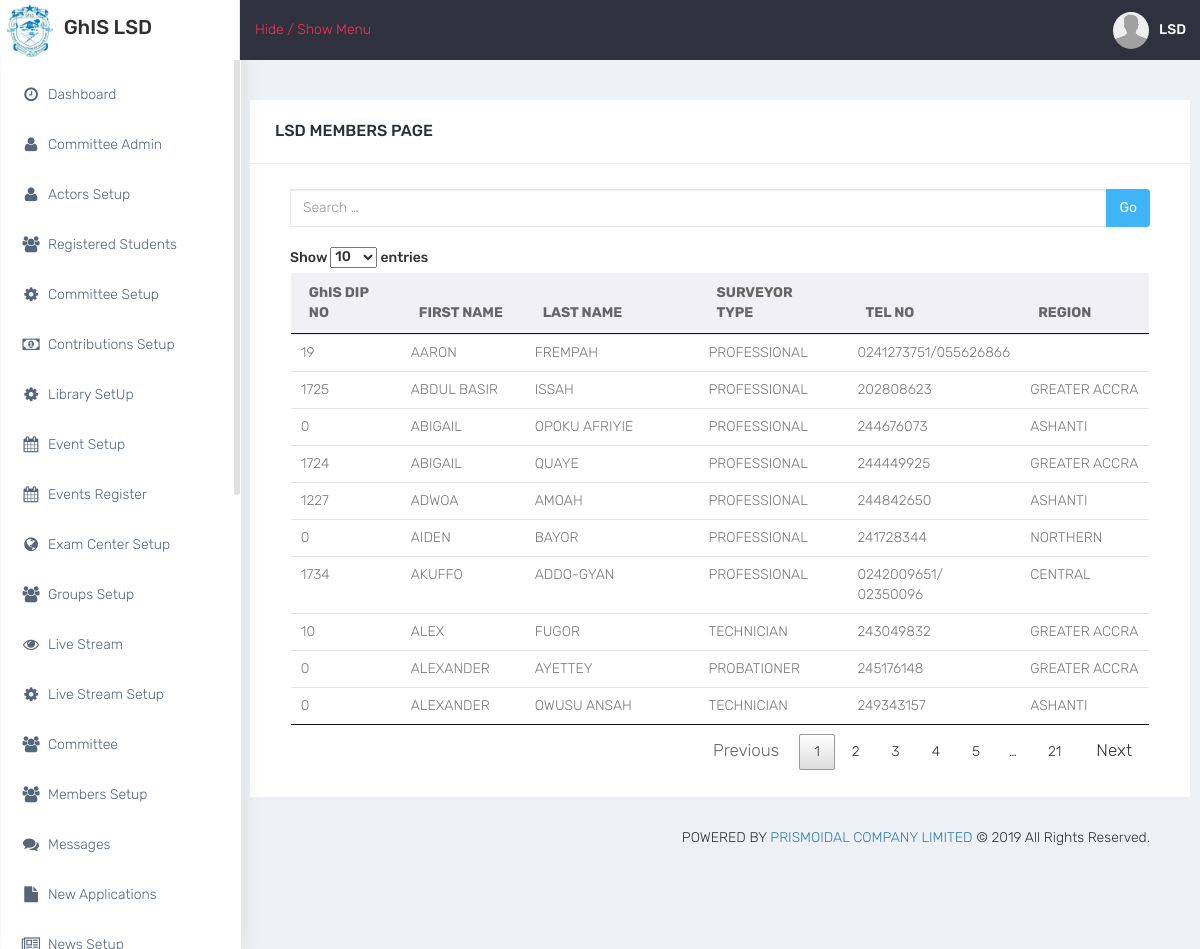
The page /pages/members_list.php (signed in) on the database its author committed.
### tables this page shows
CREATE TABLE `members` (
  `members_id` int(11) NOT NULL,
  `first_name` varchar(100) NOT NULL,
  `last_name` varchar(100) NOT NULL,
  `other_name` varchar(100) NOT NULL,
  `dob` varchar(20) NOT NULL,
  `personal_contact` varchar(20) NOT NULL,
  `emergency_contact` varchar(20) NOT NULL,
  `house_number` varchar(50) NOT NULL,
  `house_location` varchar(255) NOT NULL,
  `postal_address` varchar(255) NOT NULL,
  `professional_number` varchar(20) NOT NULL,
  `year_elected` int(11) NOT NULL,
  `surveyor_type` varchar(50) NOT NULL,
  `designation` varchar(255) NOT NULL,
  `company_name` varchar(255) NOT NULL,
  `company_type` varchar(255) NOT NULL,
  `company_contact` varchar(255) NOT NULL,
  `corporate_email` varchar(100) NOT NULL,
  `region` varchar(50) NOT NULL,
  `office_location` varchar(255) NOT NULL,
  `company_address` varchar(255) NOT NULL,
  `current_balance` varchar(100) NOT NULL,
  `committes` text NOT NULL,
  `date_done` timestamp NOT NULL DEFAULT current_timestamp(),
  `division` varchar(20) NOT NULL,
  `user_id` varchar(11) NOT NULL
);

### pages/Classes/db/db.php (called while the page is built)
<?php
	class DbConnect{
		private $host = "localhost";
		private $dbname = "ghislsd_db";
		private $user = "root";
		private $password = "";
		public function connect(){
			try {
					$conn = new PDO("mysql:host=".$this->host."; dbname=".$this->dbname,$this->user,$this->password);
					$conn->setAttribute(PDO::ATTR_ERRMODE,PDO::ERRMODE_EXCEPTION);
					return $conn;
			} catch (PDOException $e) {
				echo "Database Error:".$e->getMessage();
			}
		}
	}
 ?>

### pages/Classes/Members.php (called while the page is built, shortened)
<?php
	class Members{
		private $table = "members";
		public function __construct(){
			require_once("db/db.php");
			$db = new DbConnect();
			$this->dbConn = $db->connect();
		}
			function get_members(){
				$sql="SELECT * FROM $this->table WHERE division=:division ORDER BY first_name ASC";
				$stmt = $this->dbConn->prepare($sql);
				$stmt->bindParam(":division",$_SESSION['division']);
				if ($stmt->execute()) {
					$results= $stmt->fetchAll(PDO::FETCH_ASSOC);
					return $results;
				}
				else{
					die();
					}
				}
}
 ?>

### pages/members_list.php (the view, shortened to what this page needs)
<?php include("header.php");
      require_once("Classes/Members.php");
?>
<br>
<div class="row">
    <div class="panel panel-default">
        <div class="panel-heading">
             <div class="panel-title pull-left">LSD MEMBERS PAGE </div>
             <div class="clearfix"></div>
        </div>
        <div class="panel-body">
            <div class="col-md-12">
                <div class="input-group">
                  <input type="text" name="search" class="form-control" placeholder="Search &hellip;" id="searchInput" autocomplete="off">
                  <span class="input-group-btn"><button type="button" class="btn btn-info">Go</button></span>
                </div>
            </div>
            <div class="col-md-12">
                <div class="table-responsive"><br>
                    <table class="table table-hover">
                        <thead>
                            <tr>
                                <th scope="col">GhIS DIP NO</th>
                                <th scope="col">FIRST NAME</th>
                                <th scope="col">LAST NAME</th>
                                <th scope="col">SURVEYOR TYPE</th>
                                <th scope="col">TEL NO</th>
                                <th scope="col">REGION</th>
                            </tr>
                        </thead>
                       <tbody id="resultsDisplay">
                            <?php
                              $objMembers = new Members();
                              $members = $objMembers->get_members();
                              foreach ($members as $member) {
                                      echo "
                                          <tr>
                                            <td>".$member["professional_number"]."</td>
                                            <td>".$member["first_name"]."</td>
                                            <td>".$member["last_name"]."</td>
                                            <td>".$member["surveyor_type"]."</td>
                                            <td>".$member["personal_contact"]."</td>
                                            <td>".$member["region"]."</td>
                                          </tr>
                                        ";
                                  }
                             ?>
                        </tbody>
                    </table>
                </div>
            </div>
        </div>
    </div>
</div>
<?php include("footer.php");?>

### pages/css/colors/default.css (style rules this page uses)
body { background: #fff; }
#side-menu li a { color: #54667a; }
#side-menu li a { color: #54667a; border-left: 0px solid #fff; }
#side-menu > li > a { border-left: 3px solid transperant; }

### pages/css/datatables.css (style rules this page uses)
table.dataTable { width: 100%; margin: 0 auto; clear: both; border-collapse: separate; border-spacing: 0; }
table.dataTable thead th, table.dataTable tfoot th { font-weight: bold; }
table.dataTable thead th, table.dataTable thead td { padding: 10px 18px; border-bottom: 1px solid #111; }
table.dataTable tbody tr { background-color: #ffffff; }
table.dataTable tbody th, table.dataTable tbody td { padding: 8px 10px; }
table.dataTable.no-footer { border-bottom: 1px solid #111; }
table.dataTable, table.dataTable th, table.dataTable td { box-sizing: content-box; }

### rows shown on the page
members: professional_number "19", first_name "AARON", last_name "FREMPAH", surveyor_type "PROFESSIONAL", personal_contact "0241273751/055626866"
members: professional_number "1725", first_name "ABDUL BASIR", last_name "ISSAH", surveyor_type "PROFESSIONAL", personal_contact "202808623", region "GREATER ACCRA"
members: professional_number "0", first_name "ABIGAIL", last_name "OPOKU AFRIYIE", surveyor_type "PROFESSIONAL", personal_contact "244676073", region "ASHANTI"
members: professional_number "1724", first_name "ABIGAIL", last_name "QUAYE", surveyor_type "PROFESSIONAL", personal_contact "244449925", region "GREATER ACCRA"
members: professional_number "1227", first_name "ADWOA", last_name "AMOAH", surveyor_type "PROFESSIONAL", personal_contact "244842650", region "ASHANTI"
members: professional_number "0", first_name "AIDEN", last_name "BAYOR", surveyor_type "PROFESSIONAL", personal_contact "241728344", region "NORTHERN"
members: professional_number "1734", first_name "AKUFFO", last_name "ADDO-GYAN", surveyor_type "PROFESSIONAL", personal_contact "0242009651/ 02350096", region "CENTRAL"
members: professional_number "10", first_name "ALEX", last_name "FUGOR", surveyor_type "TECHNICIAN", personal_contact "243049832", region "GREATER ACCRA"
members: professional_number "0", first_name "ALEXANDER", last_name "AYETTEY", surveyor_type "PROBATIONER", personal_contact "245176148", region "GREATER ACCRA"
members: professional_number "0", first_name "ALEXANDER", last_name "OWUSU ANSAH", surveyor_type "TECHNICIAN", personal_contact "249343157", region "ASHANTI"

### other values the page prints
$objUsers->get_header_fullname($_SESSION["member_id"]) "LSD"
